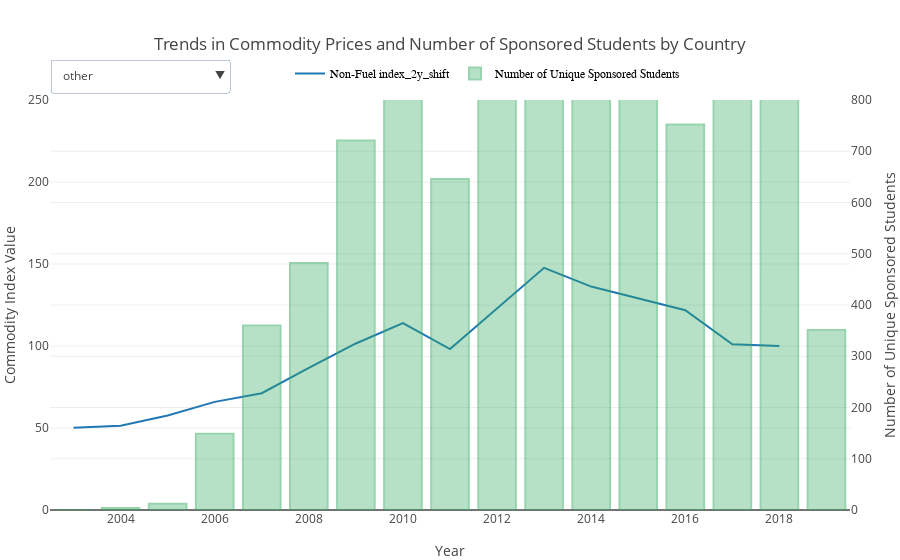
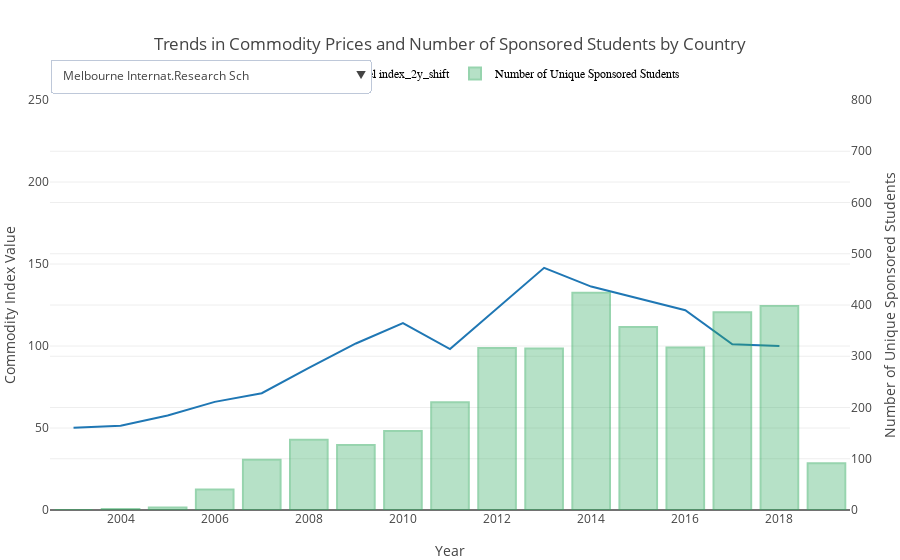

Notebook source saved alongside these figures, in order:
### Markdown cell above
### Comparison Chart

### Code cell
#predictors = original_predictors[:5]
predictors = ['Non-Fuel index_2y_shift']
for factor_var in list(factors_config.keys()):
    y_config = response_config[response_var]['chart_properties']
    x_config = factors_config[factor_var]['chart_properties']
    df = aggregate_by_factor(response_df, response_var, time_factor, factor_var)
    plot_comparison_plot(df, predictors_df, predictors, x_config, y_config)

### Figure 1 — Plotly figure (JSON) as saved in the notebook; plotly's stock layout.template omitted (floating-point values rounded to 4 significant figures)
{"data": [{"mode": "lines", "name": "Non-Fuel index_2y_shift", "type": "scatter", "uid": "0e8a26bc-342f-4e09-9a2a-1c9aaf18c2d2", "x": [2003, 2004, 2005, 2006, 2007, 2008, 2009, 2010, 2011, 2012, 2013, 2014, 2015, 2016, 2017, 2018], "y": [50.12, 51.41, 57.58, 65.94, 71.19, 86.73, 101.5, 113.9, 98.14, 123.1, 147.7, 136.2, 128.8, 121.8, 101.1, 100]}, {"marker": {"color": "rgba(50, 171, 96, 0.7)", "line": {"color": "rgba(50, 171, 96, 1.0)", "width": 2}}, "name": "Number of Unique Sponsored Students", "opacity": 0.5, "type": "bar", "uid": "91d67c1f-9180-47bb-883a-b2cdbb1edcf1", "visible": true, "x": [2003, 2004, 2005, 2006, 2007, 2008, 2009, 2010, 2011, 2012, 2013, 2014, 2015, 2016, 2017, 2018, 2019], "y": [0, 4, 12, 149, 360, 482, 721, 981, 646, 889, 1010, 1261, 825, 752, 811, 848, 351], "yaxis": "y2"}, {"marker": {"color": "rgba(50, 171, 96, 0.7)", "line": {"color": "rgba(50, 171, 96, 1.0)", "width": 2}}, "name": "Number of Unique Sponsored Students", "opacity": 0.5, "type": "bar", "uid": "3fec132d-6b72-4584-baa1-a0f695442666", "visible": false, "x": [2003, 2004, 2005, 2006, 2007, 2008, 2009, 2010, 2011, 2012, 2013, 2014, 2015, 2016, 2017, 2018, 2019], "y": [0, 0, 0, 3, 10, 36, 127, 137, 231, 307, 294, 351, 279, 138, 190, 213, 158], "yaxis": "y2"}, {"marker": {"color": "rgba(50, 171, 96, 0.7)", "line": {"color": "rgba(50, 171, 96, 1.0)", "width": 2}}, "name": "Number of Unique Sponsored Students", "opacity": 0.5, "type": "bar", "uid": "113b952c-98ad-4411-a1c4-6bf4650b6148", "visible": false, "x": [2003, 2004, 2005, 2006, 2007, 2008, 2009, 2010, 2011, 2012, 2013, 2014, 2015, 2016, 2017, 2018, 2019], "y": [0, 0, 0, 0, 0, 0, 13, 202, 223, 175, 182, 190, 265, 220, 264, 212, 144], "yaxis": "y2"}, {"marker": {"color": "rgba(50, 171, 96, 0.7)", "line": {"color": "rgba(50, 171, 96, 1.0)", "width": 2}}, "name": "Number of Unique Sponsored Students", "opacity": 0.5, "type": "bar", "uid": "b475cd1c-e3c1-43a4-8791-2974fd19f13c", "visible": false, "x": [2003, 2004, 2005, 2006, 2007, 2008, 2009, 2010, 2011, 2012, 2013, 2014, 2015, 2016, 2017, 2018, 2019], "y": [1, 0, 32, 33, 81, 96, 184, 138, 79, 95, 89, 130, 106, 55, 26, 34, 22], "yaxis": "y2"}, {"marker": {"color": "rgba(50, 171, 96, 0.7)", "line": {"color": "rgba(50, 171, 96, 1.0)", "width": 2}}, "name": "Number of Unique Sponsored Students", "opacity": 0.5, "type": "bar", "uid": "ba700bea-a122-4bc1-916c-02c7f3875a1d", "visible": false, "x": [2003, 2004, 2005, 2006, 2007, 2008, 2009, 2010, 2011, 2012, 2013, 2014, 2015, 2016, 2017, 2018, 2019], "y": [0, 0, 0, 0, 0, 0, 0, 0, 0, 52, 113, 128, 84, 18, 0, 0, 0], "yaxis": "y2"}, {"marker": {"color": "rgba(50, 171, 96, 0.7)", "line": {"color": "rgba(50, 171, 96, 1.0)", "width": 2}}, "name": "Number of Unique Sponsored Students", "opacity": 0.5, "type": "bar", "uid": "144c54a3-f38d-489c-93e7-afb85c9bed41", "visible": false, "x": [2003, 2004, 2005, 2006, 2007, 2008, 2009, 2010, 2011, 2012, 2013, 2014, 2015, 2016, 2017, 2018, 2019], "y": [0, 0, 0, 0, 0, 2, 30, 27, 28, 47, 67, 50, 46, 33, 32, 17, 9], "yaxis": "y2"}, {"marker": {"color": "rgba(50, 171, 96, 0.7)", "line": {"color": "rgba(50, 171, 96, 1.0)", "width": 2}}, "name": "Number of Unique Sponsored Students", "opacity": 0.5, "type": "bar", "uid": "ee4807a5-4062-4d8b-a0e7-f47c574fc10d", "visible": false, "x": [2003, 2004, 2005, 2006, 2007, 2008, 2009, 2010, 2011, 2012, 2013, 2014, 2015, 2016, 2017, 2018, 2019], "y": [1, 0, 0, 0, 0, 2, 3, 5, 3, 8, 17, 28, 41, 75, 46, 73, 27], "yaxis": "y2"}, {"marker": {"color": "rgba(50, 171, 96, 0.7)", "line": {"color": "rgba(50, 171, 96, 1.0)", "width": 2}}, "name": "Number of Unique Sponsored Students", "opacity": 0.5, "type": "bar", "uid": "23f23872-43c8-4dfa-a265-4bd9d8acce2a", "visible": false, "x": [2003, 2004, 2005, 2006, 2007, 2008, 2009, 2010, 2011, 2012, 2013, 2014, 2015, 2016, 2017, 2018, 2019], "y": [0, 0, 0, 2, 1, 3, 24, 34, 44, 35, 27, 33, 29, 26, 23, 24, 15], "yaxis": "y2"}, {"marker": {"color": "rgba(50, 171, 96, 0.7)", "line": {"color": "rgba(50, 171, 96, 1.0)", "width": 2}}, "name": "Number of Unique Sponsored Students", "opacity": 0.5, "type": "bar", "uid": "f94cd2ff-8725-40b4-b5cb-94ecee5a084a", "visible": false, "x": [2003, 2004, 2005, 2006, 2007, 2008, 2009, 2010, 2011, 2012, 2013, 2014, 2015, 2016, 2017, 2018, 2019], "y": [0, 0, 0, 0, 0, 0, 0, 0, 0, 10, 109, 142, 48, 7, 0, 0, 1], "yaxis": "y2"}, {"marker": {"color": "rgba(50, 171, 96, 0.7)", "line": {"color": "rgba(50, 171, 96, 1.0)", "width": 2}}, "name": "Number of Unique Sponsored Students", "opacity": 0.5, "type": "bar", "uid": "05f67e06-1f5e-4b29-9394-64bad10311b2", "visible": false, "x": [2003, 2004, 2005, 2006, 2007, 2008, 2009, 2010, 2011, 2012, 2013, 2014, 2015, 2016, 2017, 2018, 2019], "y": [0, 0, 0, 1, 1, 1, 1, 7, 17, 15, 32, 43, 28, 35, 41, 31, 3], "yaxis": "y2"}, {"marker": {"color": "rgba(50, 171, 96, 0.7)", "line": {"color": "rgba(50, 171, 96, 1.0)", "width": 2}}, "name": "Number of Unique Sponsored Students", "opacity": 0.5, "type": "bar", "uid": "30ebaea1-5b8c-4ce9-81a1-a704b38c58df", "visible": false, "x": [2003, 2004, 2005, 2006, 2007, 2008, 2009, 2010, 2011, 2012, 2013, 2014, 2015, 2016, 2017, 2018, 2019], "y": [0, 0, 0, 0, 0, 0, 0, 63, 72, 20, 39, 1, 0, 0, 9, 18, 13], "yaxis": "y2"}, {"marker": {"color": "rgba(50, 171, 96, 0.7)", "line": {"color": "rgba(50, 171, 96, 1.0)", "width": 2}}, "name": "Number of Unique Sponsored Students", "opacity": 0.5, "type": "bar", "uid": "d1f178c2-9384-4a33-ab2e-29f381507e5b", "visible": false, "x": [2003, 2004, 2005, 2006, 2007, 2008, 2009, 2010, 2011, 2012, 2013, 2014, 2015, 2016, 2017, 2018, 2019], "y": [0, 0, 0, 1, 6, 6, 12, 20, 17, 17, 26, 21, 22, 16, 13, 16, 5], "yaxis": "y2"}, {"marker": {"color": "rgba(50, 171, 96, 0.7)", "line": {"color": "rgba(50, 171, 96, 1.0)", "width": 2}}, "name": "Number of Unique Sponsored Students", "opacity": 0.5, "type": "bar", "uid": "6515cf7e-b859-49ab-a155-45c4b46f6021", "visible": false, "x": [2003, 2004, 2005, 2006, 2007, 2008, 2009, 2010, 2011, 2012, 2013, 2014, 2015, 2016, 2017, 2018, 2019], "y": [0, 0, 0, 0, 0, 0, 13, 11, 13, 9, 16, 13, 11, 13, 20, 15, 12], "yaxis": "y2"}, {"marker": {"color": "rgba(50, 171, 96, 0.7)", "line": {"color": "rgba(50, 171, 96, 1.0)", "width": 2}}, "name": "Number of Unique Sponsored Students", "opacity": 0.5, "type": "bar", "uid": "ba8b99d8-bd40-476b-8252-f07c91939407", "visible": false, "x": [2003, 2004, 2005, 2006, 2007, 2008, 2009, 2010, 2011, 2012, 2013, 2014, 2015, 2016, 2017, 2018, 2019], "y": [0, 0, 0, 0, 0, 0, 0, 0, 0, 0, 0, 0, 0, 4, 4, 18, 45], "yaxis": "y2"}, {"marker": {"color": "rgba(50, 171, 96, 0.7)", "line": {"color": "rgba(50, 171, 96, 1.0)", "width": 2}}, "name": "Number of Unique Sponsored Students", "opacity": 0.5, "type": "bar", "uid": "a6501002-5804-4878-ac69-eda9f9c8fe59", "visible": false, "x": [2003, 2004, 2005, 2006, 2007, 2008, 2009, 2010, 2011, 2012, 2013, 2014, 2015, 2016, 2017, 2018, 2019], "y": [0, 0, 0, 0, 2, 0, 5, 4, 8, 10, 6, 6, 12, 8, 5, 0, 2], "yaxis": "y2"}, {"marker": {"color": "rgba(50, 171, 96, 0.7)", "line": {"color": "rgba(50, 171, 96, 1.0)", "width": 2}}, "name": "Number of Unique Sponsored Students", "opacity": 0.5, "type": "bar", "uid": "b252db60-ff17-4c71-9094-7777b48c739d", "visible": false, "x": [2003, 2004, 2005, 2006, 2007, 2008, 2009, 2010, 2011, 2012, 2013, 2014, 2015, 2016, 2017, 2018, 2019], "y": [0, 0, 0, 0, 0, 0, 0, 0, 0, 0, 0, 5, 14, 6, 0, 12, 12], "yaxis": "y2"}, {"marker": {"color": "rgba(50, 171, 96, 0.7)", "line": {"color": "rgba(50, 171, 96, 1.0)", "width": 2}}, "name": "Number of Unique Sponsored Students", "opacity": 0.5, "type": "bar", "uid": "12b5aec9-ac5c-4082-a400-0e4259536a06", "visible": false, "x": [2003, 2004, 2005, 2006, 2007, 2008, 2009, 2010, 2011, 2012, 2013, 2014, 2015, 2016, 2017, 2018, 2019], "y": [0, 0, 0, 0, 0, 0, 0, 4, 6, 3, 3, 4, 3, 8, 6, 0, 3], "yaxis": "y2"}, {"marker": {"color": "rgba(50, 171, 96, 0.7)", "line": {"color": "rgba(50, 171, 96, 1.0)", "width": 2}}, "name": "Number of Unique Sponsored Students", "opacity": 0.5, "type": "bar", "uid": "14d47c08-2cfc-4619-9a7c-00efa019fd87", "visible": false, "x": [2003, 2004, 2005, 2006, 2007, 2008, 2009, 2010, 2011, 2012, 2013, 2014, 2015, 2016, 2017, 2018, 2019], "y": [0, 1, 6, 5, 5, 4, 2, 0, 1, 1, 2, 5, 0, 2, 4, 1, 0], "yaxis": "y2"}, {"marker": {"color": "rgba(50, 171, 96, 0.7)", "line": {"color": "rgba(50, 171, 96, 1.0)", "width": 2}}, "name": "Number of Unique Sponsored Students", "opacity": 0.5, "type": "bar", "uid": "11c9d111-7fb3-41fe-a405-17bbd815fdcf", "visible": false, "x": [2003, 2004, 2005, 2006, 2007, 2008, 2009, 2010, 2011, 2012, 2013, 2014, 2015, 2016, 2017, 2018, 2019], "y": [0, 0, 0, 2, 1, 4, 2, 1, 1, 4, 2, 3, 5, 4, 5, 0, 1], "yaxis": "y2"}, {"marker": {"color": "rgba(50, 171, 96, 0.7)", "line": {"color": "rgba(50, 171, 96, 1.0)", "width": 2}}, "name": "Number of Unique Sponsored Students", "opacity": 0.5, "type": "bar", "uid": "44e1d736-20f0-40b5-aad8-c4a851f13d2e", "visible": false, "x": [2003, 2004, 2005, 2006, 2007, 2008, 2009, 2010, 2011, 2012, 2013, 2014, 2015, 2016, 2017, 2018, 2019], "y": [0, 0, 0, 0, 0, 3, 2, 1, 1, 2, 2, 6, 5, 0, 1, 4, 2], "yaxis": "y2"}], "layout": {"legend": {"font": {"color": "#000", "family": "sans-serif", "size": 12}, "orientation": "h", "traceorder": "normal", "x": 0.3, "y": 1.1}, "margin": {"b": 50, "l": 50, "r": 50, "t": 100}, "title": {"text": "Trends in Commodity Prices and Number of Sponsored Students by Country"}, "updatemenus": [{"active": 0, "buttons": [{"args": [{"visible": [true, true, false, false, false, false, false, false, false, false, false, false, false, false, false, false, false, false, false, false, false]}], "label": "other", "method": "update"}, {"args": [{"visible": [true, false, true, false, false, false, false, false, false, false, false, false, false, false, false, false, false, false, false, false, false]}], "label": "Australia", "method": "update"}, {"args": [{"visible": [true, false, false, true, false, false, false, false, false, false, false, false, false, false, false, false, false, false, false, false, false]}], "label": "United States of America", "method": "update"}, {"args": [{"visible": [true, false, false, false, true, false, false, false, false, false, false, false, false, false, false, false, false, false, false, false, false]}], "label": "Malaysia", "method": "update"}, {"args": [{"visible": [true, false, false, false, false, true, false, false, false, false, false, false, false, false, false, false, false, false, false, false, false]}], "label": "Brazil", "method": "update"}, {"args": [{"visible": [true, false, false, false, false, false, true, false, false, false, false, false, false, false, false, false, false, false, false, false, false]}], "label": "Chile", "method": "update"}, {"args": [{"visible": [true, false, false, false, false, false, false, true, false, false, false, false, false, false, false, false, false, false, false, false, false]}], "label": "Indonesia", "method": "update"}, {"args": [{"visible": [true, false, false, false, false, false, false, false, true, false, false, false, false, false, false, false, false, false, false, false, false]}], "label": "Saudi Arabia", "method": "update"}, {"args": [{"visible": [true, false, false, false, false, false, false, false, false, true, false, false, false, false, false, false, false, false, false, false, false]}], "label": "Ecuador", "method": "update"}, {"args": [{"visible": [true, false, false, false, false, false, false, false, false, false, true, false, false, false, false, false, false, false, false, false, false]}], "label": "Mexico", "method": "update"}, {"args": [{"visible": [true, false, false, false, false, false, false, false, false, false, false, true, false, false, false, false, false, false, false, false, false]}], "label": "*na", "method": "update"}, {"args": [{"visible": [true, false, false, false, false, false, false, false, false, false, false, false, true, false, false, false, false, false, false, false, false]}], "label": "Singapore", "method": "update"}, {"args": [{"visible": [true, false, false, false, false, false, false, false, false, false, false, false, false, true, false, false, false, false, false, false, false]}], "label": "Colombia", "method": "update"}, {"args": [{"visible": [true, false, false, false, false, false, false, false, false, false, false, false, false, false, true, false, false, false, false, false, false]}], "label": "Paraguay", "method": "update"}, {"args": [{"visible": [true, false, false, false, false, false, false, false, false, false, false, false, false, false, false, true, false, false, false, false, false]}], "label": "Brunei Darussalam", "method": "update"}, {"args": [{"visible": [true, false, false, false, false, false, false, false, false, false, false, false, false, false, false, false, true, false, false, false, false]}], "label": "Peru", "method": "update"}, {"args": [{"visible": [true, false, false, false, false, false, false, false, false, false, false, false, false, false, false, false, false, true, false, false, false]}], "label": "Germany", "method": "update"}, {"args": [{"visible": [true, false, false, false, false, false, false, false, false, false, false, false, false, false, false, false, false, false, true, false, false]}], "label": "Botswana", "method": "update"}, {"args": [{"visible": [true, false, false, false, false, false, false, false, false, false, false, false, false, false, false, false, false, false, false, true, false]}], "label": "Oman", "method": "update"}, {"args": [{"visible": [true, false, false, false, false, false, false, false, false, false, false, false, false, false, false, false, false, false, false, false, true]}], "label": "United Arab Emirates", "method": "update"}], "pad": {"r": 0, "t": 0}, "x": 0, "xanchor": "left", "y": 1.1, "yanchor": "top"}], "xaxis": {"title": {"text": "Year"}}, "yaxis": {"range": [0, 250], "title": {"text": "Commodity Index Value"}}, "yaxis2": {"overlaying": "y", "range": [0, 800], "side": "right", "title": {"text": "Number of Unique Sponsored Students"}}}}

### Figure 2 — Plotly figure (JSON) as saved in the notebook; plotly's stock layout.template omitted (floating-point values rounded to 4 significant figures)
{"data": [{"mode": "lines", "name": "Non-Fuel index_2y_shift", "type": "scatter", "uid": "709f27bc-3125-4400-917e-0f02e47ed643", "x": [2003, 2004, 2005, 2006, 2007, 2008, 2009, 2010, 2011, 2012, 2013, 2014, 2015, 2016, 2017, 2018], "y": [50.12, 51.41, 57.58, 65.94, 71.19, 86.73, 101.5, 113.9, 98.14, 123.1, 147.7, 136.2, 128.8, 121.8, 101.1, 100]}, {"marker": {"color": "rgba(50, 171, 96, 0.7)", "line": {"color": "rgba(50, 171, 96, 1.0)", "width": 2}}, "name": "Number of Unique Sponsored Students", "opacity": 0.5, "type": "bar", "uid": "800d9330-c7d3-45b6-8624-ff343d2b4851", "visible": true, "x": [2003, 2004, 2005, 2006, 2007, 2008, 2009, 2010, 2011, 2012, 2013, 2014, 2015, 2016, 2017, 2018, 2019], "y": [0, 2, 5, 40, 98, 137, 127, 154, 210, 316, 315, 424, 357, 317, 386, 398, 91], "yaxis": "y2"}, {"marker": {"color": "rgba(50, 171, 96, 0.7)", "line": {"color": "rgba(50, 171, 96, 1.0)", "width": 2}}, "name": "Number of Unique Sponsored Students", "opacity": 0.5, "type": "bar", "uid": "45603f44-de80-4840-9d2c-672c664aeae5", "visible": false, "x": [2003, 2004, 2005, 2006, 2007, 2008, 2009, 2010, 2011, 2012, 2013, 2014, 2015, 2016, 2017, 2018, 2019], "y": [0, 0, 0, 2, 8, 31, 113, 123, 198, 288, 282, 301, 239, 121, 184, 192, 152], "yaxis": "y2"}, {"marker": {"color": "rgba(50, 171, 96, 0.7)", "line": {"color": "rgba(50, 171, 96, 1.0)", "width": 2}}, "name": "Number of Unique Sponsored Students", "opacity": 0.5, "type": "bar", "uid": "ea462c33-6010-42be-b289-2323c7d6c68b", "visible": false, "x": [2003, 2004, 2005, 2006, 2007, 2008, 2009, 2010, 2011, 2012, 2013, 2014, 2015, 2016, 2017, 2018, 2019], "y": [0, 0, 0, 0, 0, 1, 3, 189, 159, 248, 331, 456, 76, 0, 0, 0, 0], "yaxis": "y2"}, {"marker": {"color": "rgba(50, 171, 96, 0.7)", "line": {"color": "rgba(50, 171, 96, 1.0)", "width": 2}}, "name": "Number of Unique Sponsored Students", "opacity": 0.5, "type": "bar", "uid": "521b4de7-a148-4bca-82fe-1f108e5eb9a5", "visible": false, "x": [2003, 2004, 2005, 2006, 2007, 2008, 2009, 2010, 2011, 2012, 2013, 2014, 2015, 2016, 2017, 2018, 2019], "y": [0, 0, 0, 0, 0, 7, 25, 27, 24, 81, 98, 119, 129, 120, 92, 84, 37], "yaxis": "y2"}, {"marker": {"color": "rgba(50, 171, 96, 0.7)", "line": {"color": "rgba(50, 171, 96, 1.0)", "width": 2}}, "name": "Number of Unique Sponsored Students", "opacity": 0.5, "type": "bar", "uid": "1c11c2cc-59b4-462d-bb0f-bcd8b33a2034", "visible": false, "x": [2003, 2004, 2005, 2006, 2007, 2008, 2009, 2010, 2011, 2012, 2013, 2014, 2015, 2016, 2017, 2018, 2019], "y": [0, 1, 1, 26, 62, 93, 187, 254, 15, 1, 0, 0, 0, 0, 0, 0, 0], "yaxis": "y2"}, {"marker": {"color": "rgba(50, 171, 96, 0.7)", "line": {"color": "rgba(50, 171, 96, 1.0)", "width": 2}}, "name": "Number of Unique Sponsored Students", "opacity": 0.5, "type": "bar", "uid": "2dd61a0f-49ab-4061-81d8-4a0ccc074aa6", "visible": false, "x": [2003, 2004, 2005, 2006, 2007, 2008, 2009, 2010, 2011, 2012, 2013, 2014, 2015, 2016, 2017, 2018, 2019], "y": [0, 0, 0, 0, 0, 0, 0, 19, 2, 29, 29, 40, 81, 105, 91, 89, 50], "yaxis": "y2"}, {"marker": {"color": "rgba(50, 171, 96, 0.7)", "line": {"color": "rgba(50, 171, 96, 1.0)", "width": 2}}, "name": "Number of Unique Sponsored Students", "opacity": 0.5, "type": "bar", "uid": "10f2ff64-3acb-4499-8945-9bc8d15600de", "visible": false, "x": [2003, 2004, 2005, 2006, 2007, 2008, 2009, 2010, 2011, 2012, 2013, 2014, 2015, 2016, 2017, 2018, 2019], "y": [0, 1, 1, 49, 117, 135, 133, 84, 0, 0, 0, 0, 0, 0, 0, 0, 0], "yaxis": "y2"}, {"marker": {"color": "rgba(50, 171, 96, 0.7)", "line": {"color": "rgba(50, 171, 96, 1.0)", "width": 2}}, "name": "Number of Unique Sponsored Students", "opacity": 0.5, "type": "bar", "uid": "669f6793-8fba-4843-975f-56cf79559fae", "visible": false, "x": [2003, 2004, 2005, 2006, 2007, 2008, 2009, 2010, 2011, 2012, 2013, 2014, 2015, 2016, 2017, 2018, 2019], "y": [0, 0, 15, 16, 25, 24, 60, 69, 17, 31, 37, 54, 34, 27, 2, 8, 1], "yaxis": "y2"}, {"marker": {"color": "rgba(50, 171, 96, 0.7)", "line": {"color": "rgba(50, 171, 96, 1.0)", "width": 2}}, "name": "Number of Unique Sponsored Students", "opacity": 0.5, "type": "bar", "uid": "bbf6eb19-1f8f-455b-ae69-205d34de721a", "visible": false, "x": [2003, 2004, 2005, 2006, 2007, 2008, 2009, 2010, 2011, 2012, 2013, 2014, 2015, 2016, 2017, 2018, 2019], "y": [0, 0, 15, 7, 20, 21, 46, 23, 29, 32, 42, 50, 50, 10, 13, 15, 4], "yaxis": "y2"}, {"marker": {"color": "rgba(50, 171, 96, 0.7)", "line": {"color": "rgba(50, 171, 96, 1.0)", "width": 2}}, "name": "Number of Unique Sponsored Students", "opacity": 0.5, "type": "bar", "uid": "72e81c2b-ccbb-4f31-aa73-0977ca6a587f", "visible": false, "x": [2003, 2004, 2005, 2006, 2007, 2008, 2009, 2010, 2011, 2012, 2013, 2014, 2015, 2016, 2017, 2018, 2019], "y": [0, 0, 0, 0, 0, 2, 30, 27, 28, 47, 64, 49, 45, 28, 28, 16, 9], "yaxis": "y2"}, {"marker": {"color": "rgba(50, 171, 96, 0.7)", "line": {"color": "rgba(50, 171, 96, 1.0)", "width": 2}}, "name": "Number of Unique Sponsored Students", "opacity": 0.5, "type": "bar", "uid": "a89b00fc-a595-4798-aadd-5d3f36ede410", "visible": false, "x": [2003, 2004, 2005, 2006, 2007, 2008, 2009, 2010, 2011, 2012, 2013, 2014, 2015, 2016, 2017, 2018, 2019], "y": [0, 0, 1, 20, 35, 28, 42, 40, 29, 44, 27, 31, 25, 28, 3, 0, 0], "yaxis": "y2"}, {"marker": {"color": "rgba(50, 171, 96, 0.7)", "line": {"color": "rgba(50, 171, 96, 1.0)", "width": 2}}, "name": "Number of Unique Sponsored Students", "opacity": 0.5, "type": "bar", "uid": "27a9a5bf-ed32-4c34-bb9f-5de68133ac5e", "visible": false, "x": [2003, 2004, 2005, 2006, 2007, 2008, 2009, 2010, 2011, 2012, 2013, 2014, 2015, 2016, 2017, 2018, 2019], "y": [0, 0, 0, 0, 0, 0, 0, 0, 0, 25, 111, 111, 84, 17, 0, 0, 0], "yaxis": "y2"}, {"marker": {"color": "rgba(50, 171, 96, 0.7)", "line": {"color": "rgba(50, 171, 96, 1.0)", "width": 2}}, "name": "Number of Unique Sponsored Students", "opacity": 0.5, "type": "bar", "uid": "3d507fa9-e4f8-44c2-ac46-c8633a34a921", "visible": false, "x": [2003, 2004, 2005, 2006, 2007, 2008, 2009, 2010, 2011, 2012, 2013, 2014, 2015, 2016, 2017, 2018, 2019], "y": [0, 0, 0, 0, 0, 0, 0, 0, 0, 10, 109, 142, 48, 7, 0, 0, 1], "yaxis": "y2"}, {"marker": {"color": "rgba(50, 171, 96, 0.7)", "line": {"color": "rgba(50, 171, 96, 1.0)", "width": 2}}, "name": "Number of Unique Sponsored Students", "opacity": 0.5, "type": "bar", "uid": "fc619660-1f36-4a62-8f5d-cb05ffbe02f1", "visible": false, "x": [2003, 2004, 2005, 2006, 2007, 2008, 2009, 2010, 2011, 2012, 2013, 2014, 2015, 2016, 2017, 2018, 2019], "y": [0, 0, 0, 2, 1, 1, 20, 32, 40, 34, 24, 30, 28, 23, 22, 22, 15], "yaxis": "y2"}, {"marker": {"color": "rgba(50, 171, 96, 0.7)", "line": {"color": "rgba(50, 171, 96, 1.0)", "width": 2}}, "name": "Number of Unique Sponsored Students", "opacity": 0.5, "type": "bar", "uid": "a10a3497-7dae-41b6-9e67-515a4af468eb", "visible": false, "x": [2003, 2004, 2005, 2006, 2007, 2008, 2009, 2010, 2011, 2012, 2013, 2014, 2015, 2016, 2017, 2018, 2019], "y": [0, 0, 0, 0, 0, 0, 0, 47, 51, 29, 43, 45, 16, 8, 21, 15, 11], "yaxis": "y2"}, {"marker": {"color": "rgba(50, 171, 96, 0.7)", "line": {"color": "rgba(50, 171, 96, 1.0)", "width": 2}}, "name": "Number of Unique Sponsored Students", "opacity": 0.5, "type": "bar", "uid": "9bc2d028-8059-4c2d-aebd-ff59a22ecb3d", "visible": false, "x": [2003, 2004, 2005, 2006, 2007, 2008, 2009, 2010, 2011, 2012, 2013, 2014, 2015, 2016, 2017, 2018, 2019], "y": [0, 0, 0, 0, 0, 0, 1, 26, 49, 42, 30, 31, 22, 38, 21, 15, 7], "yaxis": "y2"}, {"marker": {"color": "rgba(50, 171, 96, 0.7)", "line": {"color": "rgba(50, 171, 96, 1.0)", "width": 2}}, "name": "Number of Unique Sponsored Students", "opacity": 0.5, "type": "bar", "uid": "cebcaf9e-8cc0-4167-8b5b-09cd86d8ec6d", "visible": false, "x": [2003, 2004, 2005, 2006, 2007, 2008, 2009, 2010, 2011, 2012, 2013, 2014, 2015, 2016, 2017, 2018, 2019], "y": [0, 0, 0, 0, 0, 0, 6, 22, 30, 15, 16, 21, 38, 30, 37, 30, 28], "yaxis": "y2"}, {"marker": {"color": "rgba(50, 171, 96, 0.7)", "line": {"color": "rgba(50, 171, 96, 1.0)", "width": 2}}, "name": "Number of Unique Sponsored Students", "opacity": 0.5, "type": "bar", "uid": "41783d8a-b401-4f40-948e-e75f185fb8f0", "visible": false, "x": [2003, 2004, 2005, 2006, 2007, 2008, 2009, 2010, 2011, 2012, 2013, 2014, 2015, 2016, 2017, 2018, 2019], "y": [0, 0, 1, 4, 17, 23, 17, 20, 13, 16, 20, 12, 15, 10, 20, 16, 35], "yaxis": "y2"}, {"marker": {"color": "rgba(50, 171, 96, 0.7)", "line": {"color": "rgba(50, 171, 96, 1.0)", "width": 2}}, "name": "Number of Unique Sponsored Students", "opacity": 0.5, "type": "bar", "uid": "590eb481-9658-4a14-9522-24f48d4908a5", "visible": false, "x": [2003, 2004, 2005, 2006, 2007, 2008, 2009, 2010, 2011, 2012, 2013, 2014, 2015, 2016, 2017, 2018, 2019], "y": [1, 0, 0, 0, 0, 0, 0, 0, 0, 1, 3, 17, 32, 69, 40, 49, 19], "yaxis": "y2"}, {"marker": {"color": "rgba(50, 171, 96, 0.7)", "line": {"color": "rgba(50, 171, 96, 1.0)", "width": 2}}, "name": "Number of Unique Sponsored Students", "opacity": 0.5, "type": "bar", "uid": "dda78836-c825-4d40-9296-6a41cf60e66a", "visible": false, "x": [2003, 2004, 2005, 2006, 2007, 2008, 2009, 2010, 2011, 2012, 2013, 2014, 2015, 2016, 2017, 2018, 2019], "y": [0, 0, 0, 0, 0, 0, 7, 12, 17, 23, 15, 18, 21, 15, 30, 26, 36], "yaxis": "y2"}], "layout": {"legend": {"font": {"color": "#000", "family": "sans-serif", "size": 12}, "orientation": "h", "traceorder": "normal", "x": 0.3, "y": 1.1}, "margin": {"b": 50, "l": 50, "r": 50, "t": 100}, "title": {"text": "Trends in Commodity Prices and Number of Sponsored Students by Country"}, "updatemenus": [{"active": 0, "buttons": [{"args": [{"visible": [true, true, false, false, false, false, false, false, false, false, false, false, false, false, false, false, false, false, false, false, false]}], "label": "Melbourne Internat.Research Sch", "method": "update"}, {"args": [{"visible": [true, false, true, false, false, false, false, false, false, false, false, false, false, false, false, false, false, false, false, false, false]}], "label": "Australia Awards", "method": "update"}, {"args": [{"visible": [true, false, false, true, false, false, false, false, false, false, false, false, false, false, false, false, false, false, false, false, false]}], "label": "GMAT/GRE reimbursement", "method": "update"}, {"args": [{"visible": [true, false, false, false, true, false, false, false, false, false, false, false, false, false, false, false, false, false, false, false, false]}], "label": "Economics Faculty Merit/Remission", "method": "update"}, {"args": [{"visible": [true, false, false, false, false, true, false, false, false, false, false, false, false, false, false, false, false, false, false, false, false]}], "label": "DC-Yearly Payment Discount", "method": "update"}, {"args": [{"visible": [true, false, false, false, false, false, true, false, false, false, false, false, false, false, false, false, false, false, false, false, false]}], "label": "Study Abroad Inbound discounted rate", "method": "update"}, {"args": [{"visible": [true, false, false, false, false, false, false, true, false, false, false, false, false, false, false, false, false, false, false, false, false]}], "label": "DC-Credit Note 501", "method": "update"}, {"args": [{"visible": [true, false, false, false, false, false, false, false, true, false, false, false, false, false, false, false, false, false, false, false, false]}], "label": "Public Service Depart.Malaysia", "method": "update"}, {"args": [{"visible": [true, false, false, false, false, false, false, false, false, true, false, false, false, false, false, false, false, false, false, false, false]}], "label": "MARA-Educ.Sponsorship Division", "method": "update"}, {"args": [{"visible": [true, false, false, false, false, false, false, false, false, false, true, false, false, false, false, false, false, false, false, false, false]}], "label": "CONICYT-Chile", "method": "update"}, {"args": [{"visible": [true, false, false, false, false, false, false, false, false, false, false, true, false, false, false, false, false, false, false, false, false]}], "label": "I.P.R.S.", "method": "update"}, {"args": [{"visible": [true, false, false, false, false, false, false, false, false, false, false, false, true, false, false, false, false, false, false, false, false]}], "label": "Conselho Nacion Desenv Cientif e Tecnolog/Latino", "method": "update"}, {"args": [{"visible": [true, false, false, false, false, false, false, false, false, false, false, false, false, true, false, false, false, false, false, false, false]}], "label": "MU discount for SENESCYT", "method": "update"}, {"args": [{"visible": [true, false, false, false, false, false, false, false, false, false, false, false, false, false, true, false, false, false, false, false, false]}], "label": "Saudi Arabian Cultural Mission", "method": "update"}, {"args": [{"visible": [true, false, false, false, false, false, false, false, false, false, false, false, false, false, false, true, false, false, false, false, false]}], "label": "International Studies Abroad", "method": "update"}, {"args": [{"visible": [true, false, false, false, false, false, false, false, false, false, false, false, false, false, false, false, true, false, false, false, false]}], "label": "Arcadia University", "method": "update"}, {"args": [{"visible": [true, false, false, false, false, false, false, false, false, false, false, false, false, false, false, false, false, true, false, false, false]}], "label": "Study Abroad- Butler", "method": "update"}, {"args": [{"visible": [true, false, false, false, false, false, false, false, false, false, false, false, false, false, false, false, false, false, true, false, false]}], "label": "Credit Note - Automatic", "method": "update"}, {"args": [{"visible": [true, false, false, false, false, false, false, false, false, false, false, false, false, false, false, false, false, false, false, true, false]}], "label": "Indonesia Endowment Fund for Education", "method": "update"}, {"args": [{"visible": [true, false, false, false, false, false, false, false, false, false, false, false, false, false, false, false, false, false, false, false, true]}], "label": "Melb.Uni.Inter.Postg.CWk Schol", "method": "update"}], "pad": {"r": 0, "t": 0}, "x": 0, "xanchor": "left", "y": 1.1, "yanchor": "top"}], "xaxis": {"title": {"text": "Year"}}, "yaxis": {"range": [0, 250], "title": {"text": "Commodity Index Value"}}, "yaxis2": {"overlaying": "y", "range": [0, 800], "side": "right", "title": {"text": "Number of Unique Sponsored Students"}}}}
